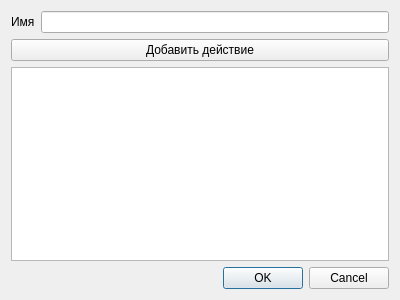
<?xml version="1.0" encoding="UTF-8"?>
<ui version="4.0">
 <class>dialogCreateTask</class>
 <widget class="QDialog" name="dialogCreateTask">
  <property name="windowModality">
   <enum>Qt::ApplicationModal</enum>
  </property>
  <property name="geometry">
   <rect>
    <x>0</x>
    <y>0</y>
    <width>400</width>
    <height>300</height>
   </rect>
  </property>
  <property name="windowTitle">
   <string>Create Task</string>
  </property>
  <layout class="QVBoxLayout" name="verticalLayout">
   <item>
    <layout class="QFormLayout" name="formLayout">
     <item row="0" column="0">
      <widget class="QLabel" name="nameLabel">
       <property name="text">
        <string>Имя</string>
       </property>
      </widget>
     </item>
     <item row="0" column="1">
      <widget class="QLineEdit" name="nameLineEdit"/>
     </item>
     <item row="2" column="0" colspan="2">
      <widget class="QListWidget" name="listActions"/>
     </item>
     <item row="1" column="0" colspan="2">
      <widget class="QPushButton" name="btnCreateAction">
       <property name="text">
        <string>Добавить действие</string>
       </property>
      </widget>
     </item>
    </layout>
   </item>
   <item>
    <widget class="QDialogButtonBox" name="buttonBox">
     <property name="orientation">
      <enum>Qt::Horizontal</enum>
     </property>
     <property name="standardButtons">
      <set>QDialogButtonBox::Cancel|QDialogButtonBox::Ok</set>
     </property>
    </widget>
   </item>
  </layout>
 </widget>
 <resources/>
 <connections>
  <connection>
   <sender>buttonBox</sender>
   <signal>accepted()</signal>
   <receiver>dialogCreateTask</receiver>
   <slot>accept()</slot>
   <hints>
    <hint type="sourcelabel">
     <x>248</x>
     <y>254</y>
    </hint>
    <hint type="destinationlabel">
     <x>157</x>
     <y>274</y>
    </hint>
   </hints>
  </connection>
  <connection>
   <sender>buttonBox</sender>
   <signal>rejected()</signal>
   <receiver>dialogCreateTask</receiver>
   <slot>reject()</slot>
   <hints>
    <hint type="sourcelabel">
     <x>316</x>
     <y>260</y>
    </hint>
    <hint type="destinationlabel">
     <x>286</x>
     <y>274</y>
    </hint>
   </hints>
  </connection>
 </connections>
</ui>
